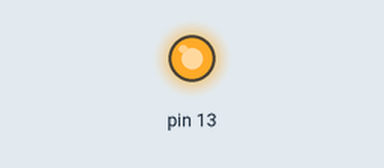
Simulated run of this sketch. Board: Arduino Uno, built with avr-gcc and run on an emulated ATmega328P. Shown: output pins drawn as LEDs (lit = HIGH).

Above: at 1.0 s.
At 7.0 s:
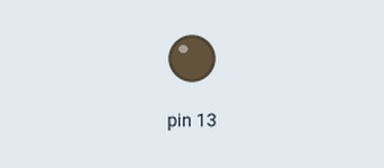
Timing chart, 0 to 9.2 s (numbered marks = the images above):
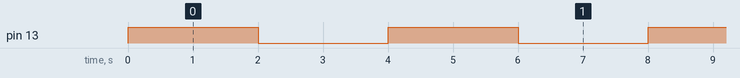

The sketch:

CO-MED-CH6-Q3.ino
```cpp
unsigned long current;
int interval = 2000;

void setup()
{
  pinMode(13,OUTPUT);
}
void loop()
{
  current = millis();
  while(millis() < current+interval)
  {
   digitalWrite(13,HIGH);
  }
  while(millis() < current+2*interval)
  {
   digitalWrite(13,LOW);
  }
}
```

Measured:
- by itself, pin 13: alternates HIGH for 2.0 s and LOW for 2.0 s
